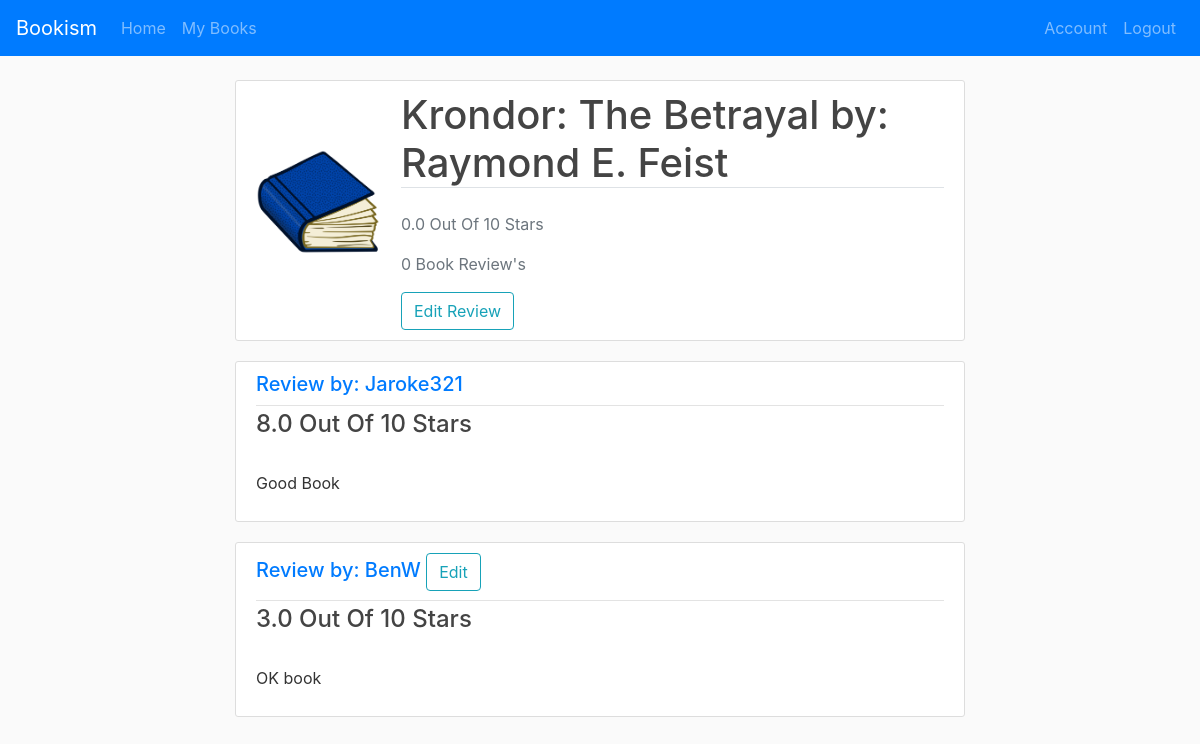
Page /book/1 (signed in) on the committed database.
### project1/models.py (models this page shows)
class Book(db.Model):
    id = db.Column(db.Integer, primary_key=True)
    isbn = db.Column(db.String(25), nullable=False)
    title = db.Column(db.String(50), nullable=False)
    author = db.Column(db.String(25), nullable=False)
    year = db.Column(db.Integer, nullable=False)
    count_ratings = db.Column(db.Integer)
    overall_rating = db.Column(db.Float)
    image_file = db.Column(db.String(20), nullable=False, default='default.jpg')
    reviews = db.relationship("Review", back_populates="books")

class Review(db.Model):
    book_id = db.Column(db.String(25), db.ForeignKey('book.id'), primary_key = True)
    user_id = db.Column(db.Integer, db.ForeignKey('user.id'), primary_key = True)
    username = db.Column(db.String(25), nullable=False)
    bookname = db.Column(db.String(50), nullable=False)
    timestamp = db.Column(db.DateTime, default=datetime.utcnow)
    review = db.Column(db.Text)
    rating = db.Column(db.Float)
    books = db.relationship("Book", back_populates="reviews")
    users = db.relationship("User", back_populates="reviews")

### project1/routes.py (the view)
@app.route("/book/<int:id>")
def book(id):
    book = Book.query.get(int(id)) # Get the book from the database
    img_file = url_for('static', filename=f'book_pics/{book.image_file}')
    reviewed = False  # used to see if the user has reviewed this book
    if Review.query.filter_by(book_id=id, user_id=current_user.id).first():
        reviewed = True
    return render_template('book.html', book=book, img=img_file,
        reviewed=reviewed)

### project1/models.py (called while the page is built)
@login_manager.user_loader
def load_user(user_id):
    return User.query.get(int(user_id))

### project1/templates/book.html (shortened to what this page needs)
{% extends "index.html" %}
{% block body %}
<div class="col-md-8 justify-content-center">
  <div class="container content-section">
    <div class="media align-items-center">
      <img src="{{ img }}" class="round-circle account-img" width="80">
      <div class="media-body">
        <h2 class="border-bottom mb-4 account-heading">{{ book.title }} by: {{ book.author }}</h2>
        <p class="text-secondary">{{ book.overall_rating }} Out Of 10 Stars</p>
        <p class="text-secondary">{{ book.count_ratings }} Book Review's</p>
        {% if reviewed %}
          <a href="{{ url_for('review', id=book.id) }}" class="btn btn-outline-info">Edit Review</a>
        {% else %}
          <a class="btn btn-outline-info" href="{{ url_for('review', id=book.id) }}">Leave Review</a>
        {% endif %}
      </div>
    </div>
  </div>
{% for review in book.reviews %}
  <article class="media content-section">
    <div class="media-body">
      <div class="article-metadata">
        <h5 class="mr-2">
          <a href="{{ url_for('users', id=review.user_id) }}">Review by: {{ review.username }}</a>
          {% if current_user.id == review.user_id %}
            <a class="btn btn-outline-info" href="{{ url_for('review', id=review.book_id) }}">Edit</a>
          {% endif %}
        </h5>
      </div>
      <h4 class="article-title">{{ review.rating }} Out Of 10 Stars</h4>
      <p class="article-content">
        {{ review.review }}
      </p>
    </div>
  </article>
{% endfor %}
</div>
{% endblock %}

### project1/static/main.css (style rules this page uses)
body { background: #fafafa; color: #333333; margin-top: 5rem; }
h1, h2, h3, h4, h5, h6 { color: #444444; }
.content-section { background: #ffffff; padding: 10px 20px; border: 1px solid #dddddd; border-radius: 3px; margin-bottom: 20px; }
.article-title { color: #444444; }
.article-content { white-space: pre-line; }
.article-metadata { padding-bottom: 1px; margin-bottom: 4px; border-bottom: 1px solid #e3e3e3 }
.account-img { height: 125px; width: 125px; margin-right: 20px; margin-bottom: 16px; }
.account-heading { font-size: 2.5rem; }

### rows in the picture
Book: title "Krondor: The Betrayal", author "Raymond E. Feist", overall_rating "0.0", count_ratings "0"
Review: username "Jaroke321", rating "8.0", review "Good Book"
Review: username "BenW", rating "3.0", review "OK book"
